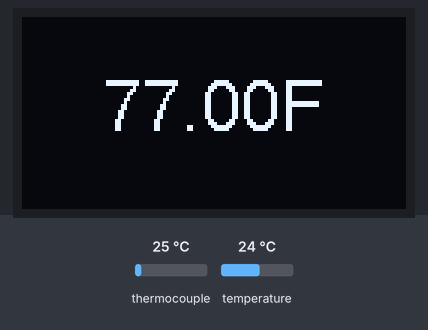
Bench run of a sketch on a simulated ESP8266 (NodeMCU). Parts: 128×64 one-colour display. The inputs (shaded band) are chosen by the test bench; at power-on: thermocouple 25 °C, temperature 24 °C. What the sketch prints to the serial monitor is not drawn.

Above: at 1.7 s.
1.8 s: thermocouple set to 6 °C
At 3.7 s:
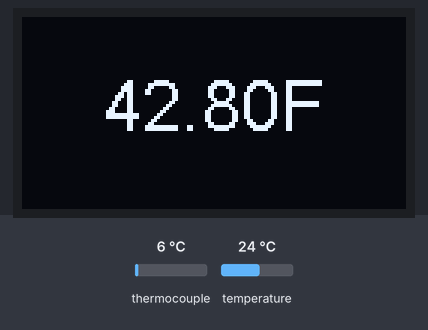
4.0 s: thermocouple set to 75 °C
At 5.3 s:
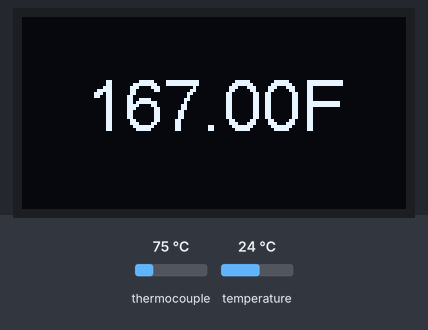
6.0 s: thermocouple set to 150 °C
At 8.0 s:
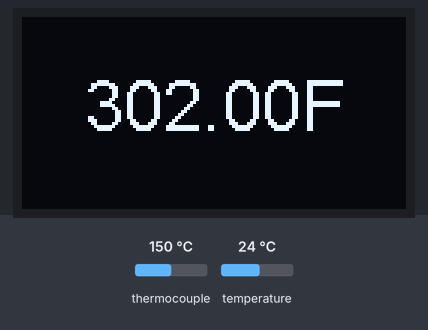
Timing chart, 0 to 9.5 s (numbered marks = the images above; inputs shaded):
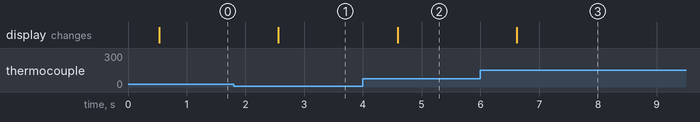

The sketch:

ThermalcoupleMeter.ino
```cpp
#include <Adafruit_MAX31855.h>
#include "SSD1306Wire.h" // legacy include: `#include "SSD1306.h"` https://github.com/ThingPulse/esp8266-oled-ssd1306
#include <Arduino.h>
#include <string.h>
#include <SPI.h>

using namespace std;

// Thermocouple instance with software SPI on these three digital IO pins bellow.
#define MAXCLK 5
#define MAXCS 18
#define MAXDO 19

#define OLED_SDA 21
#define OLED_SCL 22

// Initialize the Thermocouple
Adafruit_MAX31855 thermocouple(MAXCLK, MAXCS, MAXDO);

// Initialize the OLED display using Wire library
SSD1306Wire display(0x3c, OLED_SDA, OLED_SCL);


void setup()
{
  Serial.begin(9600);

  while (!Serial)
    delay(1); // wait for Serial on Leonardo/Zero, etc

  Serial.println("MAX31855 test");
  // wait for MAX chip to stabilize
  delay(500);
  Serial.print("Initializing sensor...");
  if (!thermocouple.begin())
  {
    Serial.println("ERROR.");
    while (1)
      delay(10);
  }
  Serial.println("DONE.");


  display.init(); // Initialize screen
  //display.invertDisplay(); // Inverted display mode

  display.setContrast(100, 50, 64);
  // Convenience method to access
  // display.setBrightness(15);
}


void loop()
{
  // Basic readout test, just print the current temp
  Serial.print("Internal Temp = ");
  Serial.println(thermocouple.readInternal());

  double f = thermocouple.readFahrenheit();
  if (isnan(f))
  {
    Serial.println("Something wrong with thermocouple!");

    display.clear();
    display.setFont(ArialMT_Plain_24); // Font and size
    display.setTextAlignment(TEXT_ALIGN_CENTER);
    display.drawString(64, 32, "ERROR");
    display.display();
  }
  else
  {
    Serial.print("F = ");
    Serial.println(f);


    display.clear();
    display.setFont(ArialMT_Plain_24); // Font and size
    display.setTextAlignment(TEXT_ALIGN_CENTER);
    display.drawString(64, 16, String(f)+"F");
    display.display();
  }
  //Serial.print("C = ");
  //Serial.println(thermocouple.readCelsius());

  delay(1000);
}
```

Measured:
- after the input at 1.8 s, the display: changes after 0.76 s (image 1)
- after the input at 4.0 s, the display: changes after 0.59 s (image 2)
- after the input at 6.0 s, the display: changes after 0.62 s (image 3)
